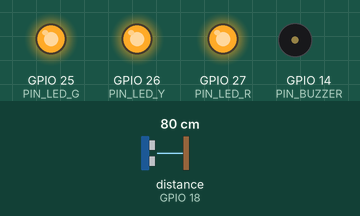
Recording of a sketch running on a simulated ESP32. Parts: output pins drawn as LEDs (lit = HIGH), buzzer (waves = sounding, pin HIGH). Wiring (inferred from the names in the program): ultrasonic range finder: trigger GPIO 5; echo GPIO 18. Inputs (shaded band) come from the test bench; at power-on: distance to the obstacle (sensor on GPIO 18) 80 cm. The echo pulse lasts 58.3 µs per cm; WiFi joins after 1.5 s; servers stay silent unless stated; uploads are accepted with an empty reply; the local clock reads 2024-03-15 10:24:30 at power-on unless the sketch sets it; pins used as bus, display or sensor lines are not drawn; what the sketch prints to the serial monitor is not drawn.

Above: at 0.1 s.
At 2.2 s:
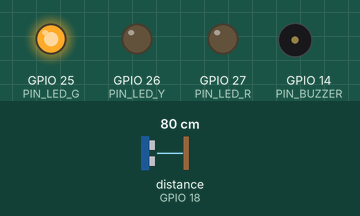
Timing chart, 0 to 3.7 s (numbered marks = the images above):
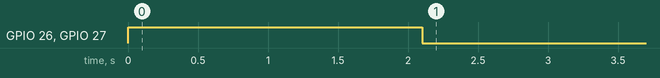

The sketch:

ssmeas_esp32.ino
```cpp
/*
  SSMEAS ESP32 firmware: Smart Sewage Level Monitoring
  Reads the HC-SR04, runs the local alerts on its own, and reports to the FastAPI backend over Wi-Fi.
  Board: "ESP32 Dev Module" (Arduino IDE, esp32 board package). No extra libraries needed.
  Edit config.h, then upload. Open the Serial Monitor at 115200 baud to watch it work.
*/
#include "config.h"
#include "sensor.h"
#include "alerts.h"
#include "network.h"

unsigned long lastSampleAt = 0;
bool firstSample = true;

void setup() {
  Serial.begin(115200);
  sensorBegin();
  alertsBegin();
  networkBegin();
  applyState(STATE_SAFE, 0);
}

void loop() {
  networkKeepAlive();
  updateBuzzer();

  if (!firstSample && millis() - lastSampleAt < SAMPLE_MS) return;
  firstSample = false;
  lastSampleAt = millis();

  float distance = readDistanceCm();
  if (distance < 0) { Serial.println("Sensor read failed (check wiring)"); return; }

  float level = levelPercent(distance);
  Serial.printf("distance %.1f cm, level %.1f %%\n", distance, level);

  applyState(classify(level), level);   // local alerts first, so they never wait on the network
  reportReading(distance);
}
```

alerts.h
```cpp
// Local alerts: LEDs, buzzer and optional SMS. These never wait on Wi-Fi.
#pragma once
#include <Arduino.h>
#include "config.h"

enum TankState { STATE_SAFE, STATE_WARNING, STATE_DANGER };

TankState currentState = STATE_SAFE;
unsigned long lastSmsAt = 0;

inline void alertsBegin() {
  pinMode(PIN_LED_G, OUTPUT); pinMode(PIN_LED_Y, OUTPUT); pinMode(PIN_LED_R, OUTPUT); pinMode(PIN_BUZZER, OUTPUT);
#if USE_GSM
  Serial2.begin(9600, SERIAL_8N1, PIN_GSM_RX, PIN_GSM_TX);
#endif
  digitalWrite(PIN_LED_G, HIGH); digitalWrite(PIN_LED_Y, HIGH); digitalWrite(PIN_LED_R, HIGH);   // lamp test
  delay(600);
}

// Same hysteresis rule as the backend: stepping down needs the level to fall HYST_PCT below the threshold.
inline TankState classify(float level) {
  if (level >= DANGER_PCT || (currentState == STATE_DANGER && level >= DANGER_PCT - HYST_PCT)) return STATE_DANGER;
  if (level >= WARN_PCT || (currentState != STATE_SAFE && level >= WARN_PCT - HYST_PCT)) return STATE_WARNING;
  return STATE_SAFE;
}

inline void sendSms(const String& text) {
#if USE_GSM
  Serial2.println("AT+CMGF=1");  delay(500);                      // text mode
  Serial2.print("AT+CMGS=\""); Serial2.print(SMS_TO); Serial2.println("\"");  delay(500);
  Serial2.print(text);
  Serial2.write(26);                                              // Ctrl+Z ends the message
  delay(3000);
#endif
}

inline void applyState(TankState next, float level) {
  digitalWrite(PIN_LED_G, next == STATE_SAFE);
  digitalWrite(PIN_LED_Y, next == STATE_WARNING);
  digitalWrite(PIN_LED_R, next == STATE_DANGER);
  bool enteredDanger = next == STATE_DANGER && currentState != STATE_DANGER;
  if (enteredDanger && (lastSmsAt == 0 || millis() - lastSmsAt > SMS_COOLDOWN_MS)) {
    sendSms("SSMEAS DANGER: sewage tank at " + String((int)level) + "%. Please arrange emptying.");
    lastSmsAt = millis();
  }
  currentState = next;
}

// Call every loop: beeps (half a second on, half off) while in Danger, without blocking.
inline void updateBuzzer() {
  digitalWrite(PIN_BUZZER, currentState == STATE_DANGER ? (millis() / 500) % 2 : LOW);
}
```

network.h
```cpp
// Wi-Fi, sending readings to the backend, and buffering them while offline.
#pragma once
#include <Arduino.h>
#include <HTTPClient.h>
#include <WiFi.h>
#include <WiFiClientSecure.h>
#include <time.h>
#include "config.h"

struct PendingReading { float distanceCm; uint64_t timestampMs; };
const int MAX_PENDING = 120;                    // about 20 minutes of readings at 10 s
PendingReading pending[MAX_PENDING];
int pendingCount = 0;
unsigned long lastWifiAttempt = 0;

inline void networkBegin() {
  WiFi.mode(WIFI_STA);
  WiFi.setAutoReconnect(true);
  WiFi.begin(WIFI_SSID, WIFI_PASS);
  Serial.print("Connecting to Wi-Fi");
  for (int i = 0; i < 40 && WiFi.status() != WL_CONNECTED; i++) { delay(500); Serial.print("."); }
  if (WiFi.status() == WL_CONNECTED)
    Serial.printf("\nConnected, IP %s, signal %d dBm\n", WiFi.localIP().toString().c_str(), WiFi.RSSI());
  else
    Serial.println("\nNo Wi-Fi yet. Local alerts still work; will keep retrying.");
  configTime(0, 0, "pool.ntp.org", "time.google.com");   // a clock, for timestamps on buffered readings
}

// Call every loop: retries the connection every 15 s if it dropped.
inline void networkKeepAlive() {
  if (WiFi.status() != WL_CONNECTED && millis() - lastWifiAttempt > 15000) {
    lastWifiAttempt = millis();
    WiFi.disconnect();
    WiFi.begin(WIFI_SSID, WIFI_PASS);
  }
}

inline bool clockReady() { return time(nullptr) > 1700000000; }
inline uint64_t nowMs() { return (uint64_t)time(nullptr) * 1000ULL; }

// POST a JSON body with the device key. Returns true on 2xx.
inline bool postJson(const char* path, const String& body) {
#if USE_TLS
  WiFiClientSecure client;
  client.setInsecure();                         // testing only. For production use client.setCACert(rootCertificate)
#else
  WiFiClient client;
#endif
  HTTPClient http;
  if (!http.begin(client, String(SERVER_URL) + path)) return false;
  http.addHeader("Content-Type", "application/json");
  http.addHeader("X-API-Key", DEVICE_KEY);
  http.setTimeout(5000);
  int code = http.POST(body);
  Serial.printf("POST %s -> %d\n", path, code);  // 201 stored, -1 cannot reach server, 401 wrong key, 429 too fast
  http.end();
  return code >= 200 && code < 300;
}

// Upload readings saved during an outage, 40 at a time, oldest first.
inline void flushPending() {
  while (pendingCount > 0) {
    int n = pendingCount < 40 ? pendingCount : 40;
    String body = "[";
    for (int i = 0; i < n; i++) {
      char item[96];
      snprintf(item, sizeof item, "%s{\"distance_cm\":%.1f,\"ts\":%llu}", i ? "," : "", pending[i].distanceCm, (unsigned long long)pending[i].timestampMs);
      body += item;
    }
    body += "]";
    if (!postJson("/api/v1/readings/batch", body)) return;     // try again next cycle
    memmove(pending, pending + n, (pendingCount - n) * sizeof(PendingReading));
    pendingCount -= n;
  }
}

// Send one reading now; if that fails, keep it for later.
inline void reportReading(float distanceCm) {
  if (WiFi.status() == WL_CONNECTED) {
    if (pendingCount) flushPending();
    char body[64];
    snprintf(body, sizeof body, "{\"distance_cm\":%.1f,\"rssi\":%d}", distanceCm, WiFi.RSSI());
    if (postJson("/api/v1/readings", body)) return;
  }
  if (clockReady() && pendingCount < MAX_PENDING) pending[pendingCount++] = { distanceCm, nowMs() };
}
```

sensor.h
```cpp
// HC-SR04 ultrasonic sensor and the level calculation.
#pragma once
#include <Arduino.h>
#include "config.h"

inline void sensorBegin() {
  pinMode(PIN_TRIG, OUTPUT);
  pinMode(PIN_ECHO, INPUT);
}

// One ping. Returns the distance in cm, or -1 if no echo came back.
inline float pingOnce() {
  digitalWrite(PIN_TRIG, LOW);  delayMicroseconds(2);
  digitalWrite(PIN_TRIG, HIGH); delayMicroseconds(10);
  digitalWrite(PIN_TRIG, LOW);
  unsigned long echoMicros = pulseIn(PIN_ECHO, HIGH, 30000);   // 30 ms timeout is about 5 m
  if (echoMicros == 0) return -1;
  return echoMicros * 0.0343f / 2.0f;                          // distance = time x speed of sound / 2
}

// Median of 5 pings: ignores ripples and stray echoes. Returns -1 if fewer than 3 good readings.
inline float readDistanceCm() {
  float good[5];
  int count = 0;
  for (int i = 0; i < 5; i++) {
    float d = pingOnce();
    if (d >= 2 && d <= 400) good[count++] = d;                 // the sensor's valid range
    delay(60);
  }
  if (count < 3) return -1;
  for (int i = 1; i < count; i++)                               // tiny insertion sort
    for (int j = i; j > 0 && good[j] < good[j - 1]; j--) { float t = good[j]; good[j] = good[j - 1]; good[j - 1] = t; }
  return good[count / 2];
}

// A small distance means a full tank.
inline float levelPercent(float distanceCm) {
  float pct = (DEPTH_CM - distanceCm) / (DEPTH_CM - OFFSET_CM) * 100.0f;
  return pct < 0 ? 0 : (pct > 100 ? 100 : pct);
}
```

config.h
```cpp
// ===== Edit this file only. =====
#pragma once

// Wi-Fi (the ESP32 needs a 2.4 GHz network)
#define WIFI_SSID  "YOUR_WIFI_NAME"
#define WIFI_PASS  "YOUR_WIFI_PASSWORD"

// Backend. Use your computer's LAN address while testing; use https://your-domain once deployed.
#define SERVER_URL "http://192.168.1.50:8000"
#define USE_TLS    0                      // set to 1 when SERVER_URL starts with https://
#define DEVICE_KEY "dev-device-key"       // shown once when you add the tank on the dashboard's Admin page

// Tank. These must match the tank's settings in the Admin page, or the device lights and the dashboard will disagree.
#define DEPTH_CM   180.0f                 // sensor face to tank floor
#define OFFSET_CM  20.0f                  // sensor face to the "full" line
#define WARN_PCT   70.0f
#define DANGER_PCT 85.0f
#define HYST_PCT   3.0f

// Timing
#define SAMPLE_MS  10000UL                // one reading every 10 s (the backend marks the tank offline after 120 s of silence)

// Optional SMS on Danger through a SIM800L on Serial2
#define USE_GSM    0
#define SMS_TO     "+256700000000"
#define SMS_COOLDOWN_MS 3600000UL         // at most one SMS per hour

// Pins (check against your circuit)
#define PIN_TRIG   5
#define PIN_ECHO   18                     // ECHO needs a 1k/2k voltage divider: the HC-SR04 outputs 5 V
#define PIN_LED_G  25
#define PIN_LED_Y  26
#define PIN_LED_R  27
#define PIN_BUZZER 14                     // drives the buzzer's transistor
#define PIN_GSM_RX 16
#define PIN_GSM_TX 17
```
